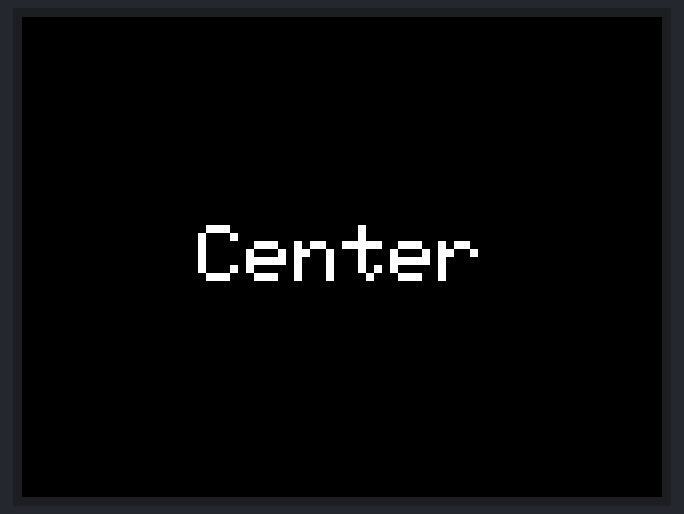
The sketch below on a simulated ESP32. Shown: 320×240 colour display.

Above: at 0.2 s.

The sketch:

03_layout.ino
```cpp
#include <M5Stack.h>

void setup() {
  M5.begin();

  M5.Lcd.setTextSize(4);
  M5.Lcd.setTextDatum(MC_DATUM);  // テキストの原点をMiddle centreに指定
  M5.Lcd.drawString("Center", 160, 120);
  // println関数だとレイアウトされないので、drawString関数を使う。
}

void loop() {
  // loopの中は、setupの後に繰り返し処理される
}
```
